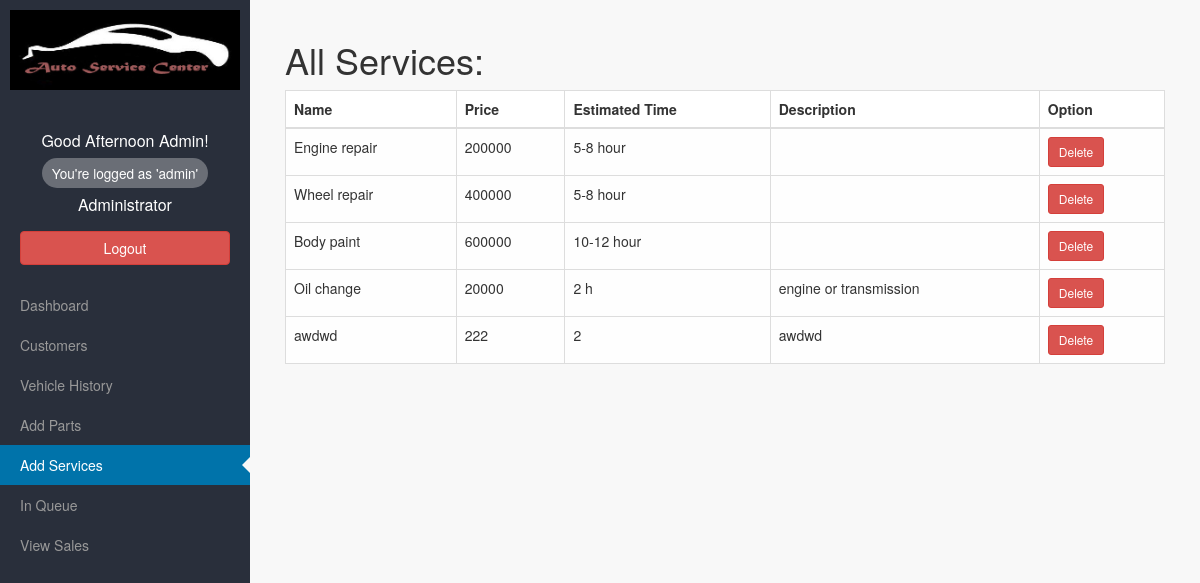
The app's page /auto/services.php?action=view_all (signed in) with its own data.
### tables this page shows
CREATE TABLE IF NOT EXISTS `services` (
  `service_id` int(11) NOT NULL AUTO_INCREMENT,
  `title` varchar(64) NOT NULL,
  `price` int(8) NOT NULL,
  `estimated_time` varchar(64) NOT NULL,
  `description` text NOT NULL,
  PRIMARY KEY (`service_id`)
);

### auto/includes/class.db.php (called while the page is built, shortened)
<?php
class DB {
        private $sql;
        function __construct($host,$user,$pass,$name) {
                $this->sql = new mysqli($host, $user,$pass,$name);
        }
        public function query($Q, $IO = false){
                $sql=$this->sql;
                $results_array = array();
                $result = $sql->query($Q);
                if($IO){
                     return $result;
                }else{
                        if($result){
                                while ($row = $result->fetch_assoc()) {
                                $results_array[] = $row;
                                }
                                return $results_array;
                        }else{
                                return null;
                        }
                }
        }
}

### auto/services.php (the view, shortened to what this page needs)
?>        <?php require_once 'header.php'; ?>
        <?php require_once 'sidebar.php'; ?>
        <div id="page-content-wrapper">
            <div class="container-fluid">
                <div class="row">
                    <?php if(isset($_GET['action']) && $_GET['action'] == 'add') : ?>
                    <div class="col-md-12">
                        <h1>Add New Services</h1>
                            <?php include 'forms/add_service.php'; ?>
                    </div>
                    <?php elseif(isset($_GET['action']) && $_GET['action'] == 'view_all') : ?>
                    <div class="col-md-12">
                        <?php
                                  $q="select service_id,title,price,estimated_time,description from services";
                                  $arr=$db->query($q);
                                  $no=count($arr);
                                  if($no==0) : ?>
                                  <h3>No Services Found</h1>
                                <?php else: ?>
                                  <h1>All Services:</h1>
                                  <table class="table table-bordered">
                                   <thead>
                                  <tr>
                                    <th>Name</th>
                                    <th>Price</th>
                                    <th>Estimated Time</th>
                                    <th>Description</th>
                                    <th>Option</th>
                                  </tr>
                                </thead>
                                <tbody>
                                <?php
                                $i=0;
                                while($i<$no)
                                {
                                  echo "<tr>
                                        <td>{$arr[$i]['title']}</td>
                                        <td>{$arr[$i]['price']}</td>
                                        <td>{$arr[$i]['estimated_time']}</td>
                                        <td>{$arr[$i]['description']}</td>
                                        <td>
                                        <a href=\"services.php?single_delete=true&id={$arr[$i]['service_id']}\" class=\"btn btn-danger btn-sm\">Delete</a>
                                        </td>
                                        </tr>";
                                  $i++;
                                }
                                ?>
                                </tbody>
                                </table>
                              </div>
                            <?php endif; ?>
                    </div>
   <?php elseif(isset($_GET['action']) && $_GET['action'] == 'view_all') : ?>
                    <?php endif; ?>
                </div>
            </div>
        </div>
        <?php require_once 'footer.php'; ?>

### auto/css/main.css (style rules this page uses)
body { background-color: #f8f8f8; }
.table { background: #fefefe; }
.table thead { background: #FFF; }
.table tbody tr { transition: background-color 0.5s ease; }

### auto/css/simple-sidebar.css (style rules this page uses)
body { overflow-x: hidden; }
#page-content-wrapper { width: 100%; position: absolute; padding: 15px; }
#wrapper.toggled #page-content-wrapper { position: absolute; margin-right: -250px; }
@media (min-width:768px) { #page-content-wrapper { padding: 20px; position: relative; } }
@media (min-width:768px) { #wrapper.toggled #page-content-wrapper { position: relative; margin-right: 0; } }

### records on screen
services: title "Engine repair", price "200000", estimated_time "5-8 hour"
services: title "Wheel repair", price "400000", estimated_time "5-8 hour"
services: title "Body paint", price "600000", estimated_time "10-12 hour"
services: title "Oil change", price "20000", estimated_time "2 h", description "engine or transmission"
services: title "awdwd", price "222", estimated_time "2", description "awdwd"

### other values on screen
$greeting "Good Afternoon"
$user['fname'] "Admin"
$user['username'] "admin"
$user['typename'] "Administrator"
